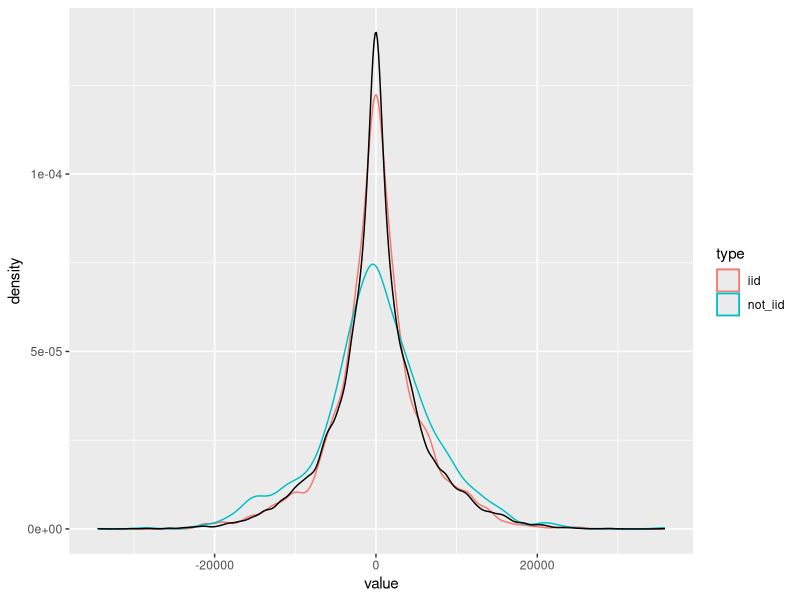

Reproduce this figure in R. (Note: this script raises an error after producing the figure.)
## ---- chunk 1
library("tidyverse")
pop <- data_frame(pop = rnorm(10000) * 1:10000) 
iid <- sample(pop$pop, 1000, replace = TRUE) # sample iid

# sample non-iid: sample is biased towards high absolute values
ind <- rbinom(10000, size = 1, prob = seq(0, 1, length.out = 10000)) 
not_iid <- pop$pop[as.logical(ind)] # get sample
not_iid <- sample(not_iid, 1000, replace = TRUE) # reduce sample size to 1000

out <- data_frame(iid = iid, not_iid = not_iid) %>%
  gather(type, value, iid, not_iid)
ggplot(out, aes(x = value, color = type)) + 
  geom_density() + 
  geom_density(aes(x = pop, color = NULL), data = pop)

## ---- chunk 2
knitr::include_graphics("figures/pivot_ci.png")
